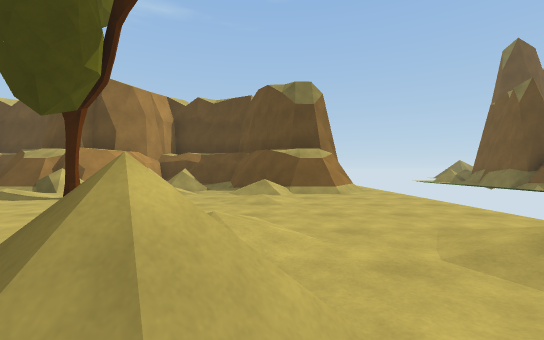
view 1 (above)

16 first-person views from a walk through a Unity game level. The camera is 1.2 m above the floor, looks level and sees 90° across. The floor is counted in squares, 2 m on a side. Each view is taken from the middle of a square. On the plan, view 1 faces up. The plan holds only what a view shows up to about 9 squares ahead; the rest is blank. The place goes on beyond the plan. The player character is not drawn.

view 2
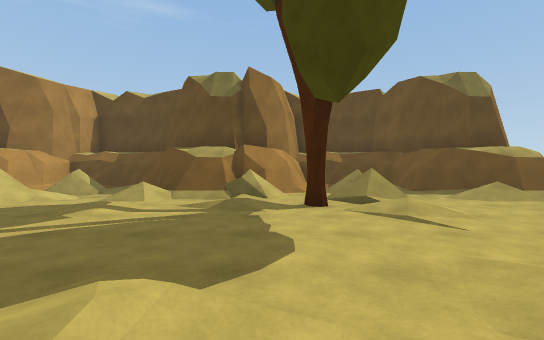

view 3
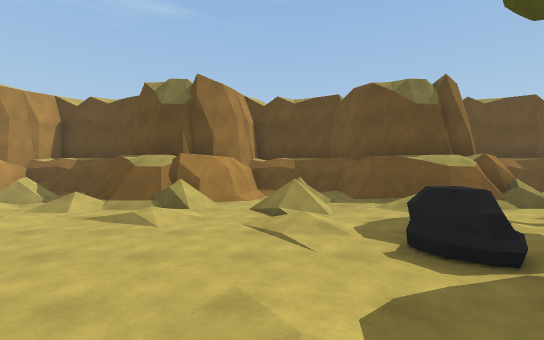

view 4
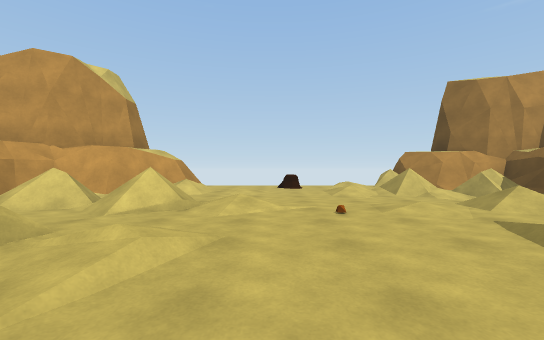

view 5
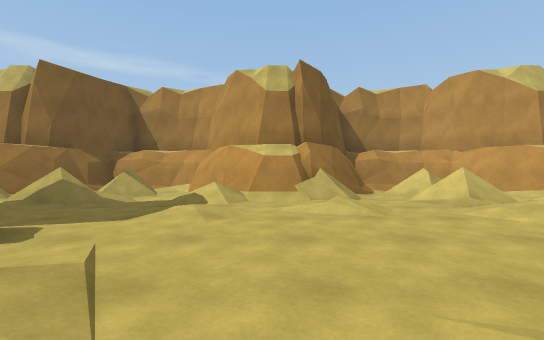

view 6
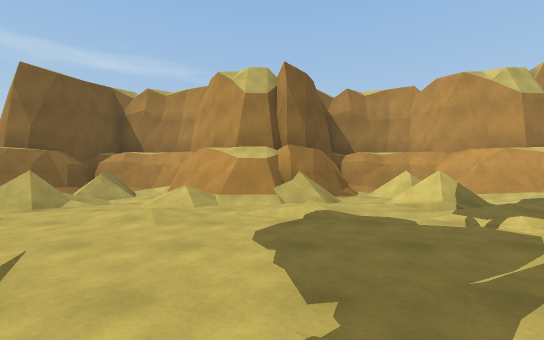

view 7
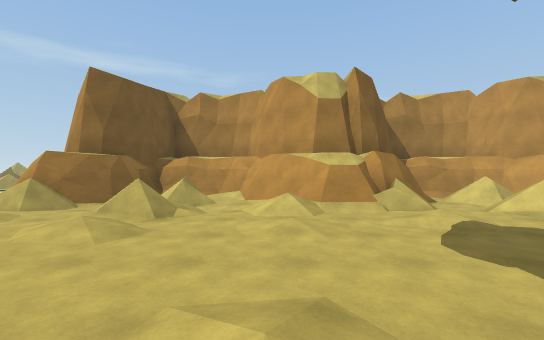

view 8
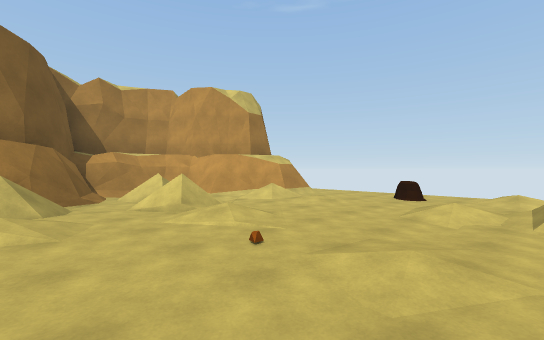

view 9
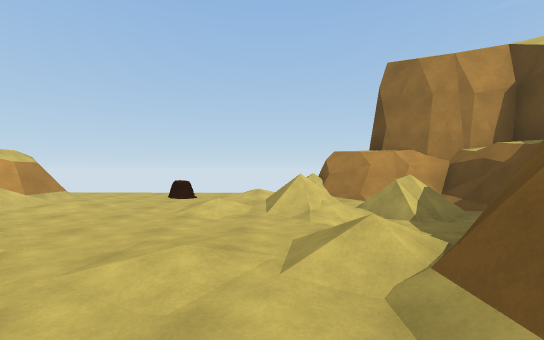

view 10
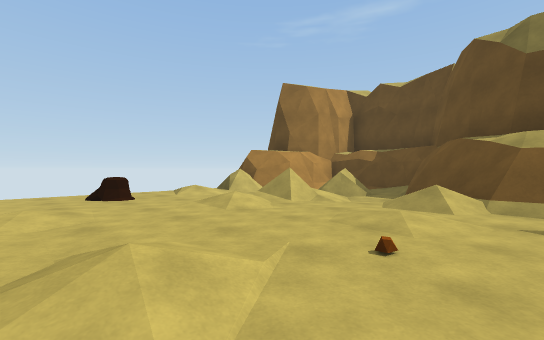

view 11
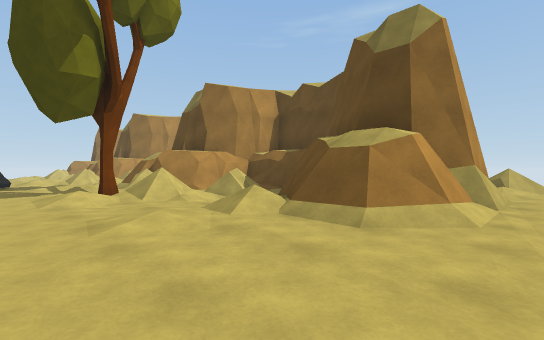

view 12
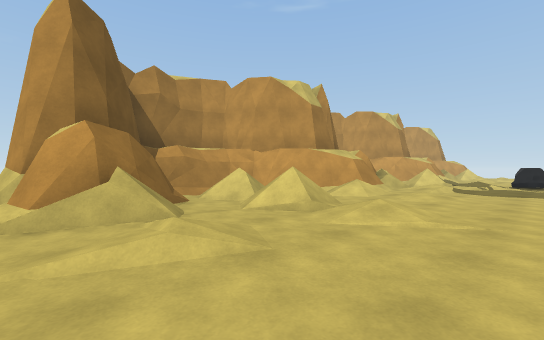

view 13
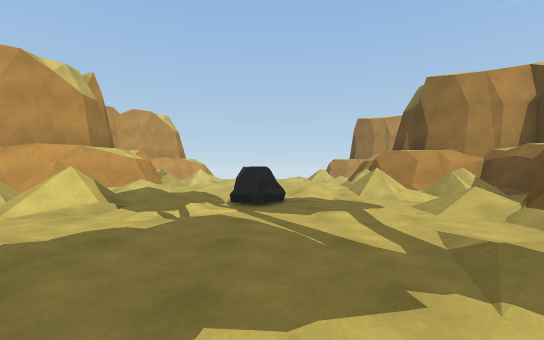

view 14
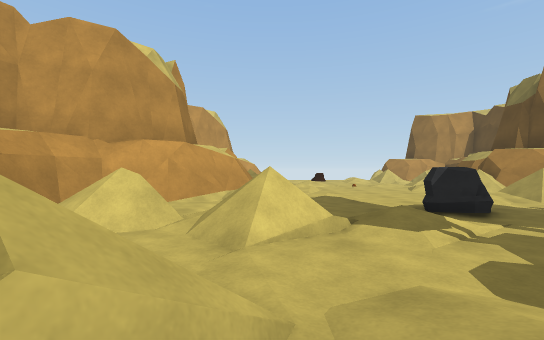

view 15
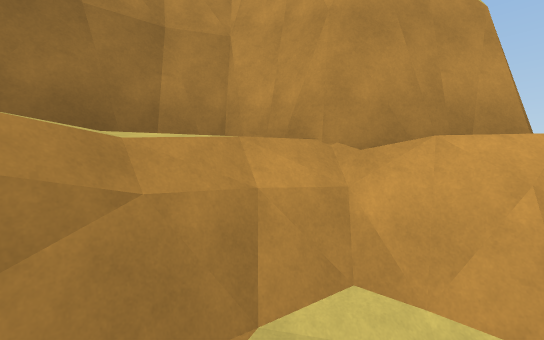

view 16
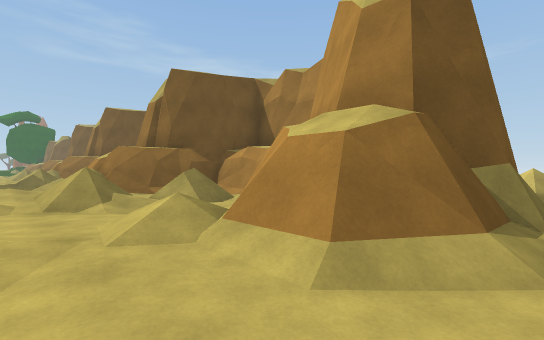

### Floor plan
Key: @ floor where view 1 was taken; # wall or solid block; . main floor; : floor 0.25 m higher than the main floor; + floor 0.5 m higher than the main floor; / step, stairs or slope; = window, fence, low wall or low ledge; T tree; R rock; L log.
Columns run from 21 left of view 1 to 3 right of it. Each row starts with its distance up from view 1.
 14                        //
 13                        /.
 12                        /.
 11                         .
 10   ####   #####   ####  #.
  9  ##/=#####/=/#####/=## #.
  8 ##//=/####/=.####//=/###.
  7 =/.//////.//./##/.//////.
  6  :./....:.//....:T/......
  5 ...+..:...//.:....+..:...
  4 .L..........R............
  3 ............/:...........
  2 ...:..../.:..:./:.:..../.
  1 ..././/./././/./.././/.=.
  0 /##/././###../.###/./@/##
 -1 /###///#####///####///###
 -2 #####//#   #//##  ##//#
 -3     ####   ####    ####

Positions as (right, up) in squares from view 1, and headings:
1: (0, 0), facing up
2: (-5, 1), facing up
3: (-11, 1), facing up
4: (-11, 3), facing left
5: (-12, 6), facing down
6: (-5, 6), facing down
7: (-3, 6), facing down
8: (-13, 6), facing down-left
9: (-13, 6), facing left
10: (-14, 2), facing up-left
11: (3, 4), facing up-left
12: (3, 4), facing down-left
13: (-4, 4), facing left
14: (-5, 1), facing left
15: (-8, -1), facing down-left
16: (-21, 2), facing down-right
